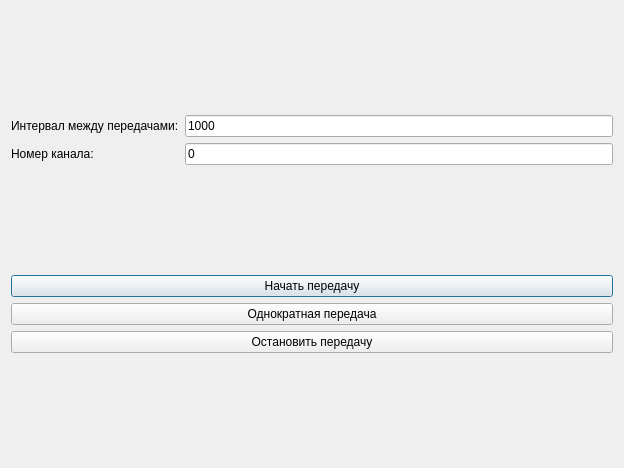
<?xml version="1.0" encoding="UTF-8"?>
<ui version="4.0">
 <class>NetWriterClass</class>
 <widget class="QDialog" name="NetWriterClass">
  <property name="geometry">
   <rect>
    <x>0</x>
    <y>0</y>
    <width>624</width>
    <height>468</height>
   </rect>
  </property>
  <property name="windowTitle">
   <string>Dialog</string>
  </property>
  <layout class="QVBoxLayout" name="verticalLayout_2">
   <item>
    <layout class="QGridLayout" name="gridLayout">
     <item row="0" column="0">
      <widget class="QLabel" name="label">
       <property name="text">
        <string>Интервал между передачами:</string>
       </property>
      </widget>
     </item>
     <item row="0" column="1">
      <widget class="QLineEdit" name="lineEdit">
       <property name="text">
        <string>1000</string>
       </property>
      </widget>
     </item>
     <item row="1" column="0">
      <widget class="QLabel" name="label_2">
       <property name="text">
        <string>Номер канала:</string>
       </property>
      </widget>
     </item>
     <item row="1" column="1">
      <widget class="QLineEdit" name="lineEdit_2">
       <property name="text">
        <string>0</string>
       </property>
      </widget>
     </item>
    </layout>
   </item>
   <item>
    <layout class="QVBoxLayout" name="verticalLayout">
     <item>
      <widget class="QPushButton" name="sendButton">
       <property name="text">
        <string>Начать передачу</string>
       </property>
      </widget>
     </item>
     <item>
      <widget class="QPushButton" name="sendOneButton">
       <property name="text">
        <string>Однократная передача</string>
       </property>
      </widget>
     </item>
     <item>
      <widget class="QPushButton" name="stopButton">
       <property name="text">
        <string>Остановить передачу</string>
       </property>
      </widget>
     </item>
    </layout>
   </item>
  </layout>
 </widget>
 <resources/>
 <connections/>
</ui>
